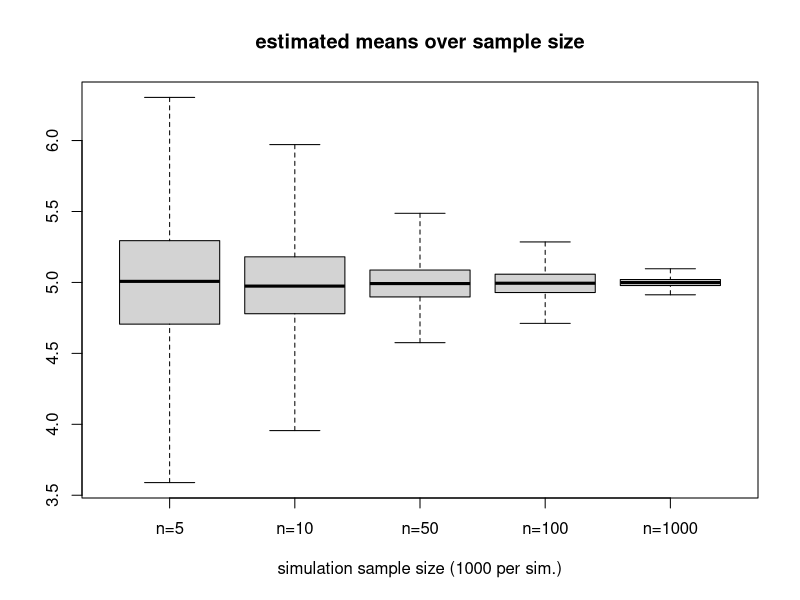
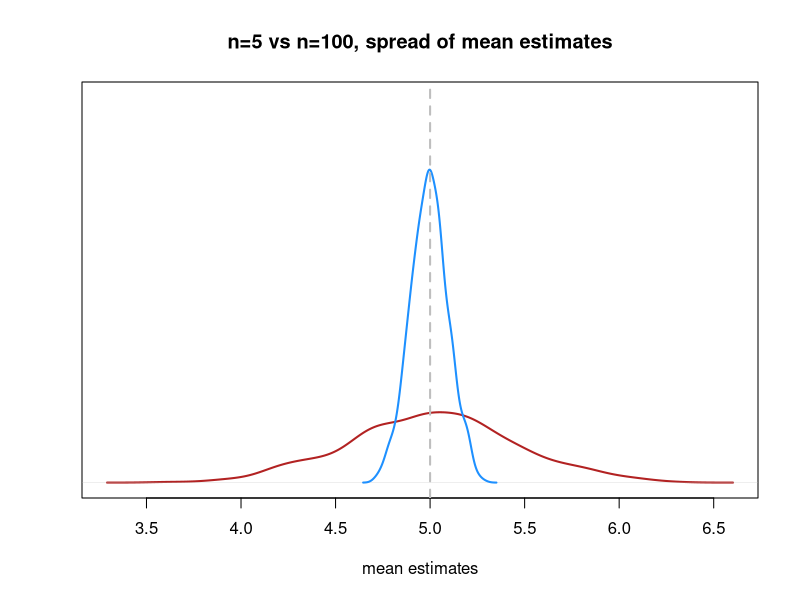
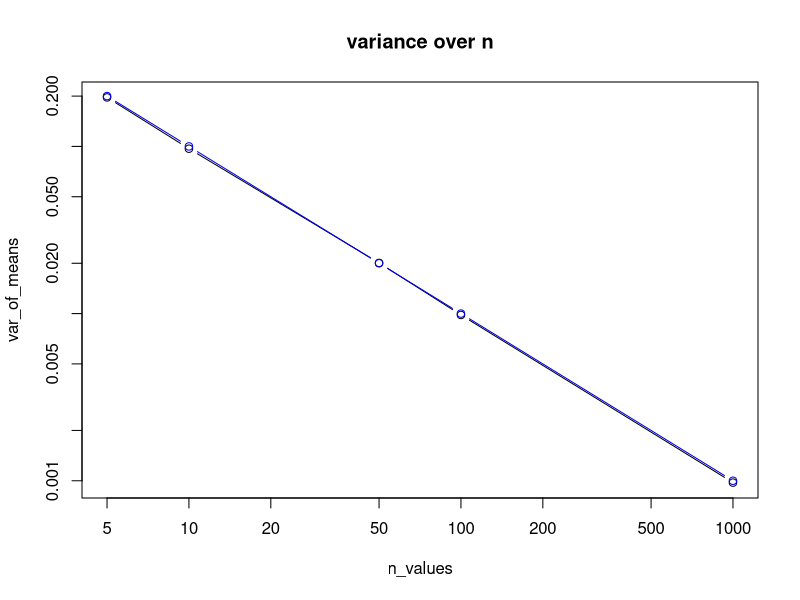
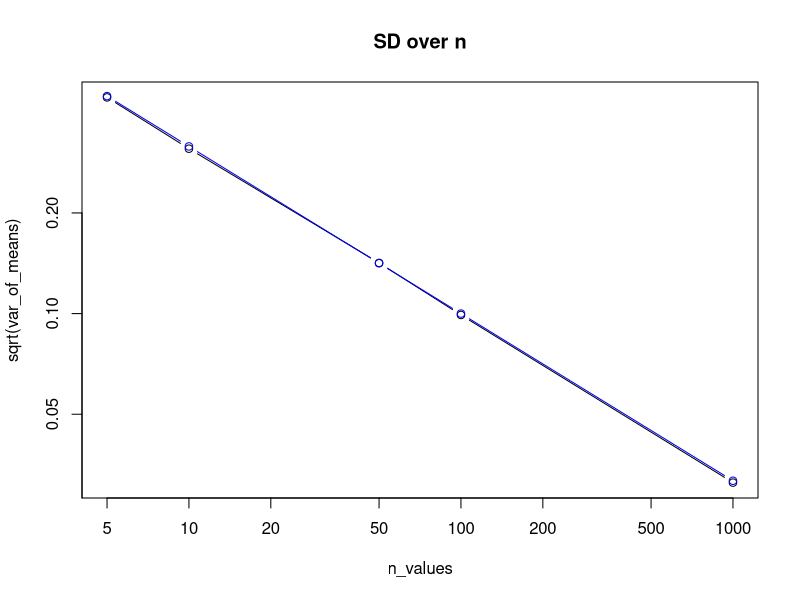

These charts were generated, in order, by the following R code:
## ---- chunk 1
#| label: initialize
#| echo: FALSE
knitr::opts_chunk$set(echo = TRUE, fig.width=7, fig.height=5) 
## ---- chunk 2
suppressPackageStartupMessages({

  library(palmerpenguins)

})

table(penguins$species)

gentoo_mass <- penguins$body_mass_g[
  penguins$species == "Gentoo" & !is.na(penguins$body_mass_g)
]

length(gentoo_mass)
## ---- chunk 3
#| echo: false
plot_penguin_sample <- function(population, n) {
  sample_mass <- sample(population, size = n, replace = TRUE)
  plot(
    NA,
    xlim = range(population),
    ylim = c(0.5, 1.5),
    yaxt = "n",
    ylab = "",
    bty = "l",
    main = paste0("Sample of n = ", n, " Gentoo penguins"),
    xlab = "body mass (g)"
  )
  text(
    x = sample_mass,
    y = jitter(rep(1, n), amount = 0.3),
    labels = "\U1F427",
    cex = 1.5
  )
  abline(v = mean(sample_mass), col = "firebrick", lwd = 2)
  abline(v = mean(population), col = "darkgreen", lwd = 2, lty = 2)
  legend(
    "topright",
    legend = c(
      paste0("sample mean = ", round(mean(sample_mass))),
      paste0("population mean = ", round(mean(population)))
    ),
    col = c("firebrick", "darkgreen"),
    lty = c(1, 2),
    lwd = 2
  )
}
## ---- chunk 4
my_list <- list(a = 1, b = 1:5, c = 1:10)
my_list
lapply(X = my_list, FUN = \(x) 2 * x) # iterate over list
## ---- chunk 5
sapply(my_list, \(x) sum(x))
sapply(my_list, \(x) c(sum = sum(x), prod = prod(x)))
## ---- chunk 6
sapply(my_list, sum)
## ---- chunk 7
set.seed(3)
replicate(n=5, expr = { rnorm(n=1) * 10 + 3 })
## ---- chunk 8
set.seed(3)
rnorm(n=5, mean=3, sd=10)
## ---- chunk 9
set.seed(5)
# these 'n' represent sample sizes
n_values <- c(5, 10, 50, 100, 1000)
true_mean <- 5
true_sd <- 1
# estimate means for one simulation per 'n'
est_means <- sapply(n_values, \(n) {
  mean( rnorm(n, mean = true_mean, sd = true_sd) )
})
data.frame(n = n_values, est_means)
## ---- chunk 10
#| exercise: sapply_ex
#| solution: true
set.seed(5)
est_means <- sapply(n_values, \(n) {
  mean( rnorm(n, mean = true_mean, sd = true_sd) )
})
data.frame(n = n_values, est_means)
## ---- chunk 11
simulate_estimating_means <- \(n, nreps, mean, sd) {
  replicate(nreps, {
    mean( rnorm(n=n, mean=mean, sd=sd) )
  })
}
## ---- chunk 12
simulate_estimating_means(n = 100, nreps = 4, mean = -3, sd = 1)
## ---- chunk 13
n_values <- c(5, 10, 50, 100, 1000)
true_mean <- 5
true_sd <- 1
nreps <- 1000 # how many simulations
est_means <- lapply(
  n_values,
  simulate_estimating_means,
  nreps=nreps,
  mean=true_mean,
  sd=true_sd
)
## ---- chunk 14
length(est_means)
head(est_means[[1]])
head(est_means[[5]])
## ---- chunk 15
names(est_means) <- paste0("n=", n_values)
boxplot(
  est_means,
  range = 0, # no 'outliers'
  main = "estimated means over sample size",
  xlab = paste0("simulation sample size (",nreps," per sim.)")
) 
## ---- chunk 16
plot(
  density(est_means[["n=5"]]),
  col = "firebrick",
  lwd = 2,
  ylim = c(0, 5),
  main = "n=5 vs n=100, spread of mean estimates",
  xlab = "mean estimates",
  yaxt = "n", ylab=""
)
lines(
  density(est_means[["n=100"]]),
  col = "dodgerblue",
  lwd = 2
)
abline(v=true_mean, lwd=2, lty=2, col="grey")
## ---- chunk 17
(mean_of_means <- sapply(est_means, mean))
## ---- chunk 18
var_of_means <- sapply(est_means, var)
round(var_of_means, 4)
## ---- chunk 19
plot(n_values, var_of_means, type="b", log="xy", main="variance over n")
# theoretical variance:
points(n_values, 1/n_values, type="b", col="blue")
## ---- chunk 20
plot(n_values, sqrt(var_of_means), type="b", log="xy", main="SD over n")
# theoretical variance:
points(n_values, 1/sqrt(n_values), type="b", col="blue")
## ---- chunk 21
sessionInfo()
